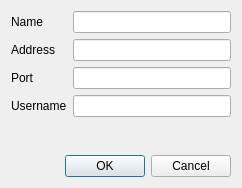
<?xml version="1.0" encoding="UTF-8"?>
<ui version="4.0">
 <class>Dialog</class>
 <widget class="QDialog" name="Dialog">
  <property name="geometry">
   <rect>
    <x>0</x>
    <y>0</y>
    <width>242</width>
    <height>188</height>
   </rect>
  </property>
  <property name="windowTitle">
   <string>BoE</string>
  </property>
  <layout class="QGridLayout" name="gridLayout">
   <item row="0" column="6">
    <layout class="QFormLayout" name="formLayout">
     <property name="fieldGrowthPolicy">
      <enum>QFormLayout::AllNonFixedFieldsGrow</enum>
     </property>
     <item row="0" column="0">
      <widget class="QLabel" name="label">
       <property name="text">
        <string>Name</string>
       </property>
      </widget>
     </item>
     <item row="0" column="1">
      <widget class="QLineEdit" name="name"/>
     </item>
     <item row="1" column="0">
      <widget class="QLabel" name="label_2">
       <property name="text">
        <string>Address</string>
       </property>
      </widget>
     </item>
     <item row="1" column="1">
      <widget class="QLineEdit" name="ip"/>
     </item>
     <item row="2" column="0">
      <widget class="QLabel" name="label_3">
       <property name="text">
        <string>Port</string>
       </property>
      </widget>
     </item>
     <item row="2" column="1">
      <widget class="QLineEdit" name="port">
       <property name="inputMethodHints">
        <set>Qt::ImhDigitsOnly</set>
       </property>
      </widget>
     </item>
     <item row="3" column="0">
      <widget class="QLabel" name="label_4">
       <property name="text">
        <string>Username</string>
       </property>
      </widget>
     </item>
     <item row="3" column="1">
      <widget class="QLineEdit" name="username"/>
     </item>
    </layout>
   </item>
   <item row="5" column="6">
    <widget class="QDialogButtonBox" name="buttonBox">
     <property name="standardButtons">
      <set>QDialogButtonBox::Cancel|QDialogButtonBox::Ok</set>
     </property>
    </widget>
   </item>
  </layout>
 </widget>
 <resources/>
 <connections>
  <connection>
   <sender>buttonBox</sender>
   <signal>rejected()</signal>
   <receiver>Dialog</receiver>
   <slot>close()</slot>
   <hints>
    <hint type="sourcelabel">
     <x>120</x>
     <y>165</y>
    </hint>
    <hint type="destinationlabel">
     <x>120</x>
     <y>93</y>
    </hint>
   </hints>
  </connection>
 </connections>
</ui>
